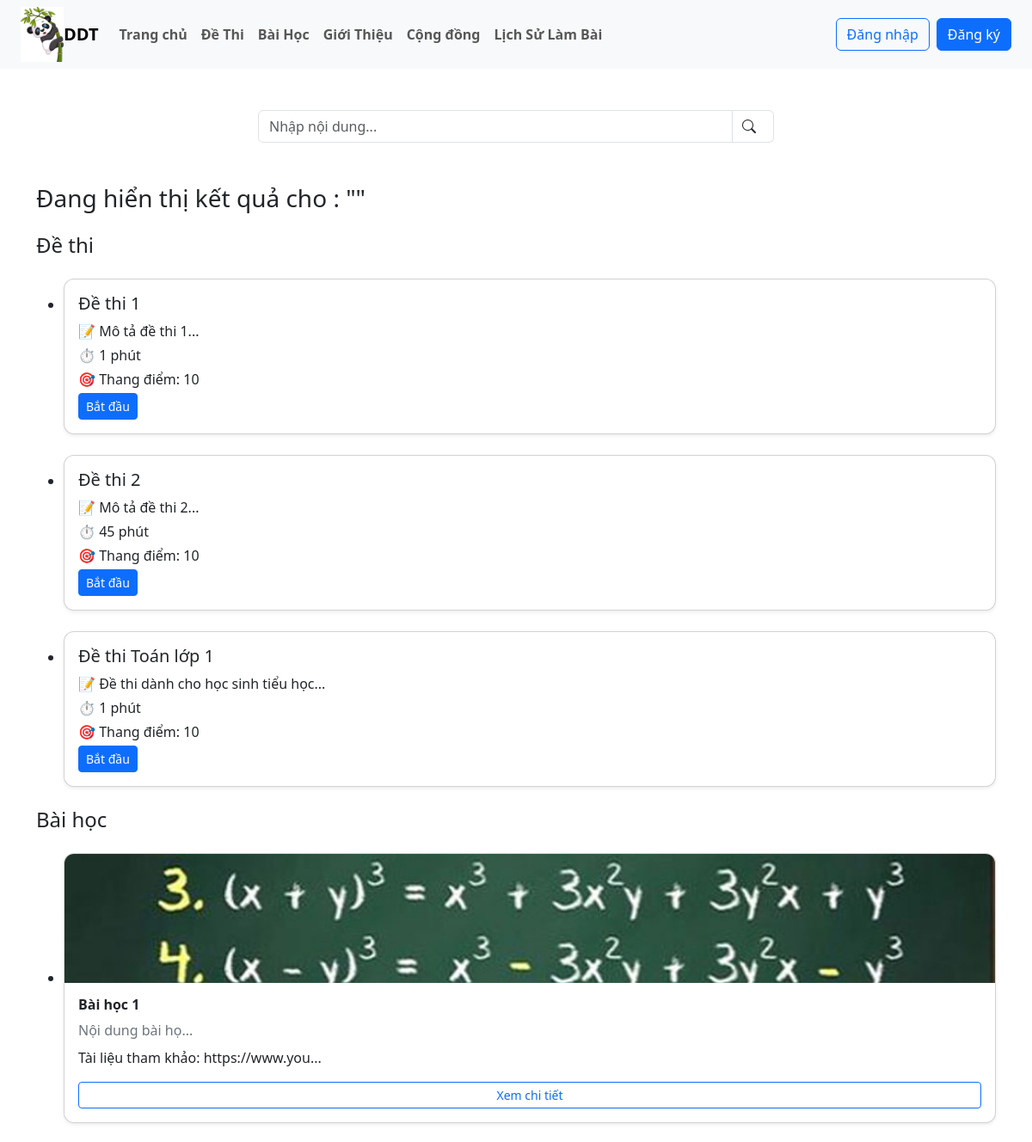
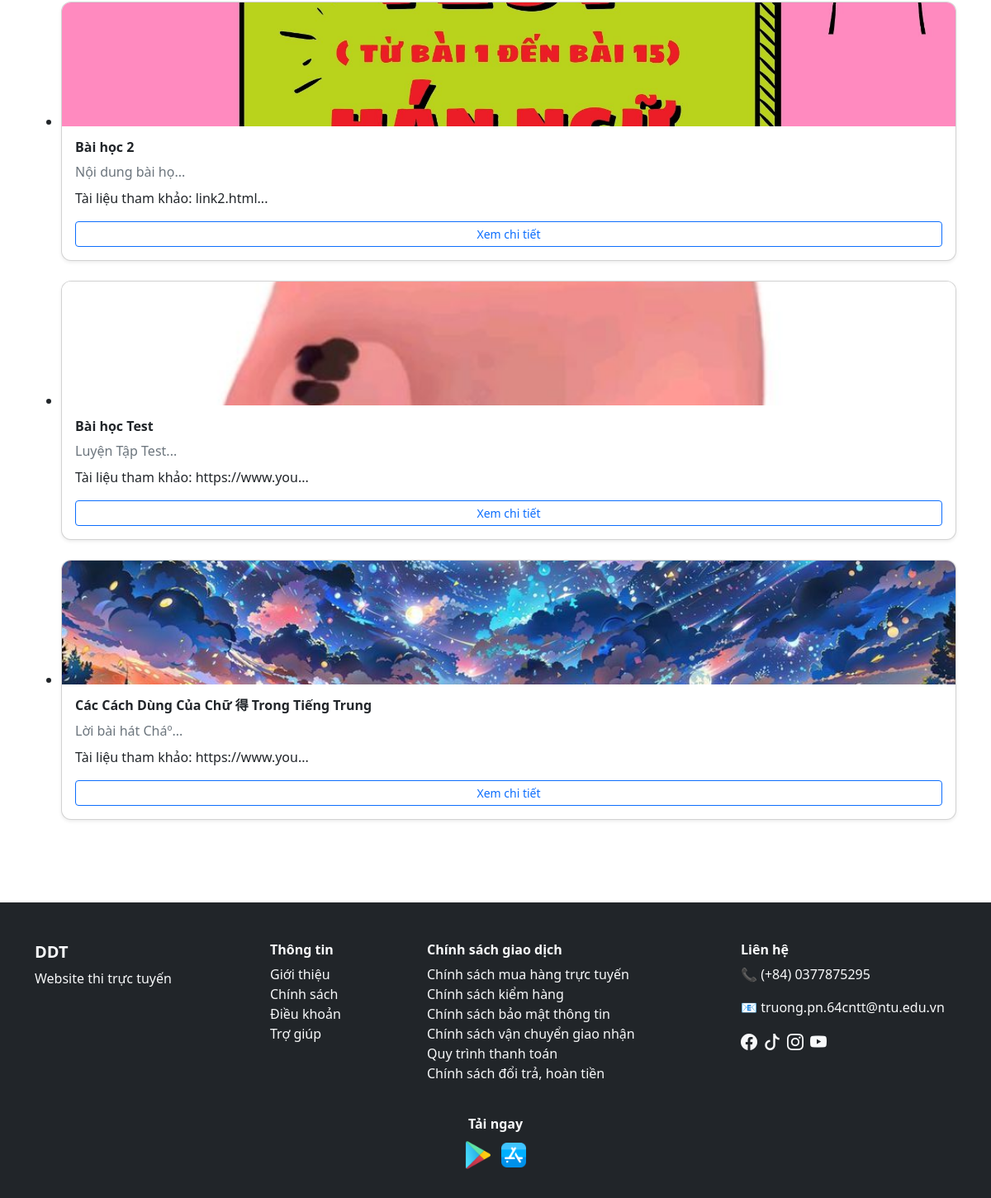
The app's page /user/tim_kiem.php with its own data (2 pictures, top to bottom).
### tables this page shows
CREATE TABLE `de_thi` (
  `id` varchar(10) NOT NULL,
  `id_danh_muc` int(11) DEFAULT NULL,
  `ten_de_thi` varchar(255) NOT NULL,
  `mo_ta` text DEFAULT NULL,
  `thoi_gian` int(11) DEFAULT NULL,
  `id_bai_hoc` varchar(10) DEFAULT NULL,
  `thang_diem` int(11) DEFAULT 10,
  `ngay_tao` datetime DEFAULT current_timestamp(),
  `trang_thai` tinyint(1) NOT NULL DEFAULT 0
);

CREATE TABLE `bai_hoc` (
  `id` varchar(10) NOT NULL,
  `tieu_de` varchar(255) NOT NULL,
  `noi_dung` text DEFAULT NULL,
  `anh_bai_hoc` varchar(255) DEFAULT NULL,
  `link_bai_hoc` varchar(255) DEFAULT NULL,
  `ngay_tao` datetime DEFAULT current_timestamp(),
  `id_danh_muc` int(11) DEFAULT NULL
);

### user/tim_kiem.php (the view, shortened to what this page needs)
<?php
include_once("./header.php");
$keyword = $_GET['q'] ?? '';
$keyword = mysqli_real_escape_string($dbc, $keyword);
$limit = 10;
$page_de = isset($_GET['page_de']) ? (int)$_GET['page_de'] : 1;
$start_de = ($page_de - 1) * $limit;
$page_bh = isset($_GET['page_bh']) ? (int)$_GET['page_bh'] : 1;
$start_bh = ($page_bh - 1) * $limit;
$sql_de_thi = "
    SELECT * FROM de_thi
    WHERE ten_de_thi LIKE '%$keyword%'
        OR mo_ta LIKE '%$keyword%'
    LIMIT $start_de, $limit
";
$result_de_thi = mysqli_query($dbc, $sql_de_thi);
$sql_bai_hoc = "
    SELECT * FROM bai_hoc
    WHERE tieu_de LIKE '%$keyword%'
        OR noi_dung LIKE '%$keyword%'
    LIMIT $start_bh, $limit
";
$result_bai_hoc = mysqli_query($dbc, $sql_bai_hoc);
?>
<div class="container my-4">
    <form action="tim_kiem.php" method="GET">
        <div class="d-flex justify-content-center my-5">
            <div class="input-group" style="max-width: 600px;">
                <input type="text" name="q" class="form-control" placeholder="Nhập nội dung..." required>
                <button class="input-group-text bg-white border-start-0" type="submit">
                    <i class="bi bi-search me-2"></i>
                </button>
            </div>
        </div>
    </form>
    <h3>Đang hiển thị kết quả cho : "<?= htmlspecialchars($keyword) ?>"</h3>
    <?php if (mysqli_num_rows($result_de_thi) > 0): ?>
    <h4 class="mt-4">Đề thi</h4>
    <ul>
        <?php while ($row = mysqli_fetch_assoc($result_de_thi)): ?>
        <li>
            <div class="card shadow-sm mt-4 mb-4" style="min-width: 250px;">
                <div class="card-body">
                    <h5 class="card-title"><?= $row['ten_de_thi'] ?></h5>
                    <p class="card-text mb-1">📝 <?= substr($row['mo_ta'], 0, 60) ?>...</p>
                    <p class="card-text mb-1">⏱️ <?= $row['thoi_gian'] ?> phút</p>
                    <p class="card-text mb-1">🎯 Thang điểm: <?= $row['thang_diem'] ?></p>
                    <a href="chi_tiet_de_thi.php?id=<?= $row['id'] ?>" class="btn btn-primary btn-sm">Bắt đầu</a>
                </div>
            </div>
        </li>
        <?php endwhile; ?>
    </ul>
    <?php endif; ?>
    <?php if (mysqli_num_rows($result_bai_hoc) > 0): ?>
    <h4 class="mt-4">Bài học</h4>
    <ul>
        <?php while ($row = mysqli_fetch_assoc($result_bai_hoc)): ?>
        <li>
            <div class="card shadow-sm mt-4 mb-4" style="min-width: 260px;">
                <?php if (!empty($row['anh_bai_hoc'])): ?>
                <img src="./image_baihoc/<?= $row['anh_bai_hoc'] ?>" class="card-img-top"
                    style="height: 150px; object-fit: cover;">
                <?php endif; ?>
                <div class="card-body">
                    <h6 class="card-title fw-bold"><?= $row['tieu_de'] ?></h6>
                    <p class="text-secondary mb-2">
                        <?= substr($row['noi_dung'], 0, 20) ?>...
                    </p>
                    <?php if (!empty($row['link_bai_hoc'])): ?>
                    <p>
                        Tài liệu tham khảo: <?= substr($row['link_bai_hoc'], 0, 15) ?>...
                    </p>
                    <?php endif; ?>
                    <a href="chi_tiet_bai_hoc.php?id_bh=<?= $row['id'] ?>" class="btn btn-outline-primary btn-sm w-100">
                        Xem chi tiết
                    </a>
                </div>
            </div>
        </li>
        <?php endwhile; ?>
    </ul>
    <?php endif; ?>
</div>
<?php
include_once("./footer.php");
?>

### user/CSS/style_user.css (style rules this page uses)
.card { border-radius: 12px; overflow: hidden; }

### records on screen
de_thi: ten_de_thi "Đề thi 1", mo_ta "Mô tả đề thi 1", thoi_gian "1", thang_diem "10"
de_thi: ten_de_thi "Đề thi 2", mo_ta "Mô tả đề thi 2", thoi_gian "45", thang_diem "10"
de_thi: ten_de_thi "Đề thi Toán lớp 1", mo_ta "Đề thi dành cho học sinh tiểu học", thoi_gian "1", thang_diem "10"
bai_hoc: anh_bai_hoc (picture), tieu_de "Bài học 1", noi_dung "Nội dung bài họ", link_bai_hoc "https://www.you"
bai_hoc: anh_bai_hoc (picture), tieu_de "Bài học 2", noi_dung "Nội dung bài họ", link_bai_hoc "link2.html"
bai_hoc: anh_bai_hoc (picture), tieu_de "Bài học Test", noi_dung "Luyện Tập Test", link_bai_hoc "https://www.you"
bai_hoc: anh_bai_hoc (picture), tieu_de "Các Cách Dùng Của Chữ 得 Trong Tiếng Trung", noi_dung "Lời bài hát Cháº", link_bai_hoc "https://www.you"
